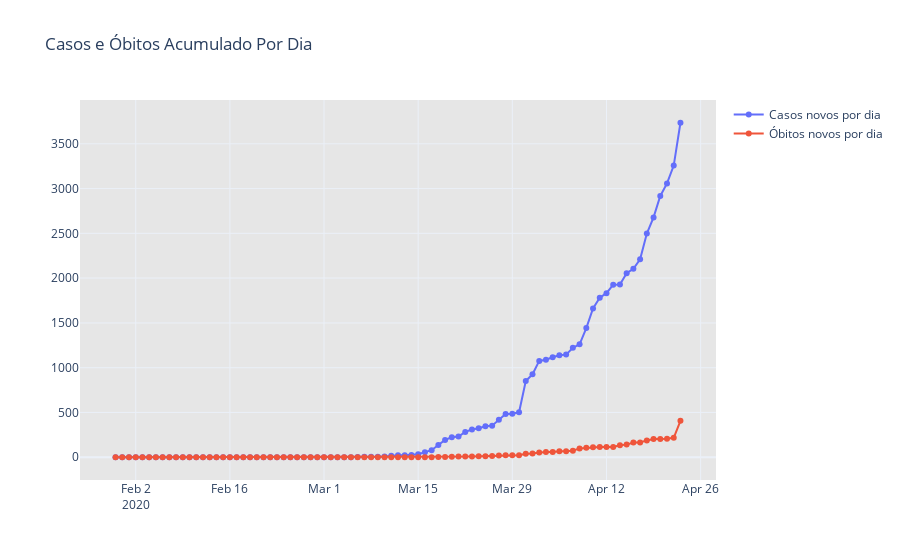

Here is the notebook cell this chart was saved with:
### Code cell
fig = go.Figure(
    [
        go.Scatter(x = dados.data, y = casosNovos['casosNovos'], mode = 'markers+lines', name="Casos novos por dia"),
        go.Scatter(x = dados.data, y = obitosNovos['obitosNovos'], mode = 'markers+lines', name="Óbitos novos por dia"),
       
    ]
)


fig.update_layout(title='Casos e Óbitos Acumulado Por Dia',
                   plot_bgcolor='rgb(230, 230,230)',
                   showlegend=True, template="plotly_white")

fig.show()
plotly.offline.plot(fig, filename='HTML/NovosCasosObitosAcumuladoBrasilDia.html', auto_open=False)

### Figure 1 — Plotly figure (JSON) as saved in the notebook; plotly's stock layout.template omitted (floating-point values rounded to 4 significant figures; data arrays with more than 128 entries replaced by an {"elided": "..."} marker saying what was removed)
{"data": [{"mode": "markers+lines", "name": "Casos novos por dia", "type": "scatter", "x": {"elided": "2295 str values"}, "y": [0, 0, 0, 0, 0, 0, 0, 0, 0, 0, 0, 0, 0, 0, 0, 0, 0, 0, 0, 0, 0, 0, 0, 0, 0, 0, 0, 0, 0, 0, 0, 0, 0, 1, 1, 1, 4, 6, 6, 6, 9, 18, 21, 23, 25, 34, 57, 79, 137, 193, 224, 232, 283, 310, 323, 345, 353, 418, 482, 486, 502, 852, 926, 1076, 1089, 1117, 1138, 1146, 1222, 1261, 1442, 1661, 1781, 1832, 1927, 1930, 2055, 2105, 2210, 2498, 2678, 2917, 3058, 3257, 3735]}, {"mode": "markers+lines", "name": "Óbitos novos por dia", "type": "scatter", "x": {"elided": "2295 str values"}, "y": [0, 0, 0, 0, 0, 0, 0, 0, 0, 0, 0, 0, 0, 0, 0, 0, 0, 0, 0, 0, 0, 0, 0, 0, 0, 0, 0, 0, 0, 0, 0, 0, 0, 0, 0, 0, 0, 0, 0, 0, 0, 0, 0, 0, 0, 0, 0, 1, 2, 3, 5, 7, 7, 9, 11, 12, 15, 20, 22, 22, 23, 40, 42, 54, 58, 60, 67, 68, 73, 99, 105, 113, 114, 115, 115, 133, 141, 165, 166, 188, 204, 204, 206, 217, 407]}], "layout": {"plot_bgcolor": "rgb(230, 230,230)", "showlegend": true, "title": {"text": "Casos e Óbitos Acumulado Por Dia"}}}
